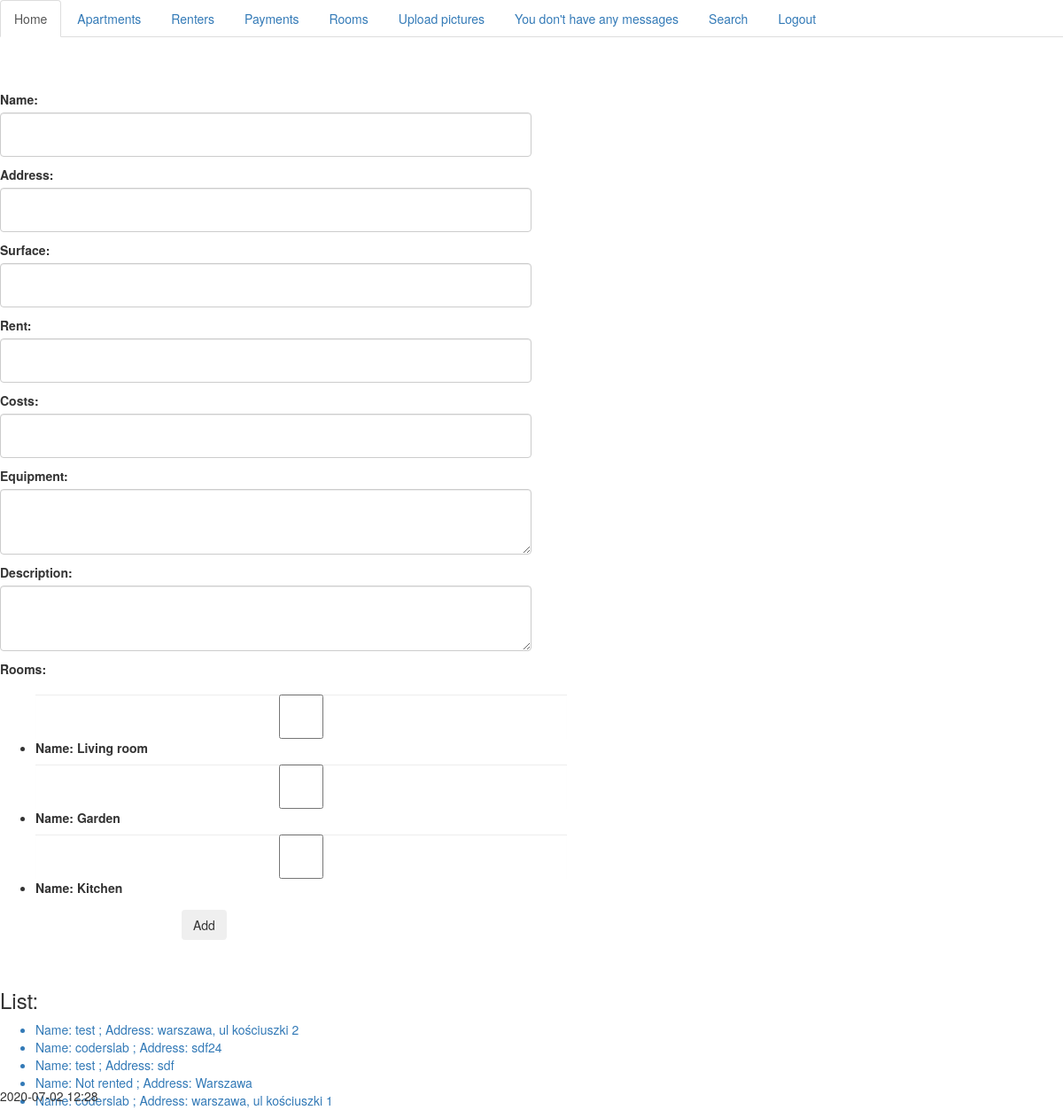
Before: /apartments/ (signed in) with the older database file.
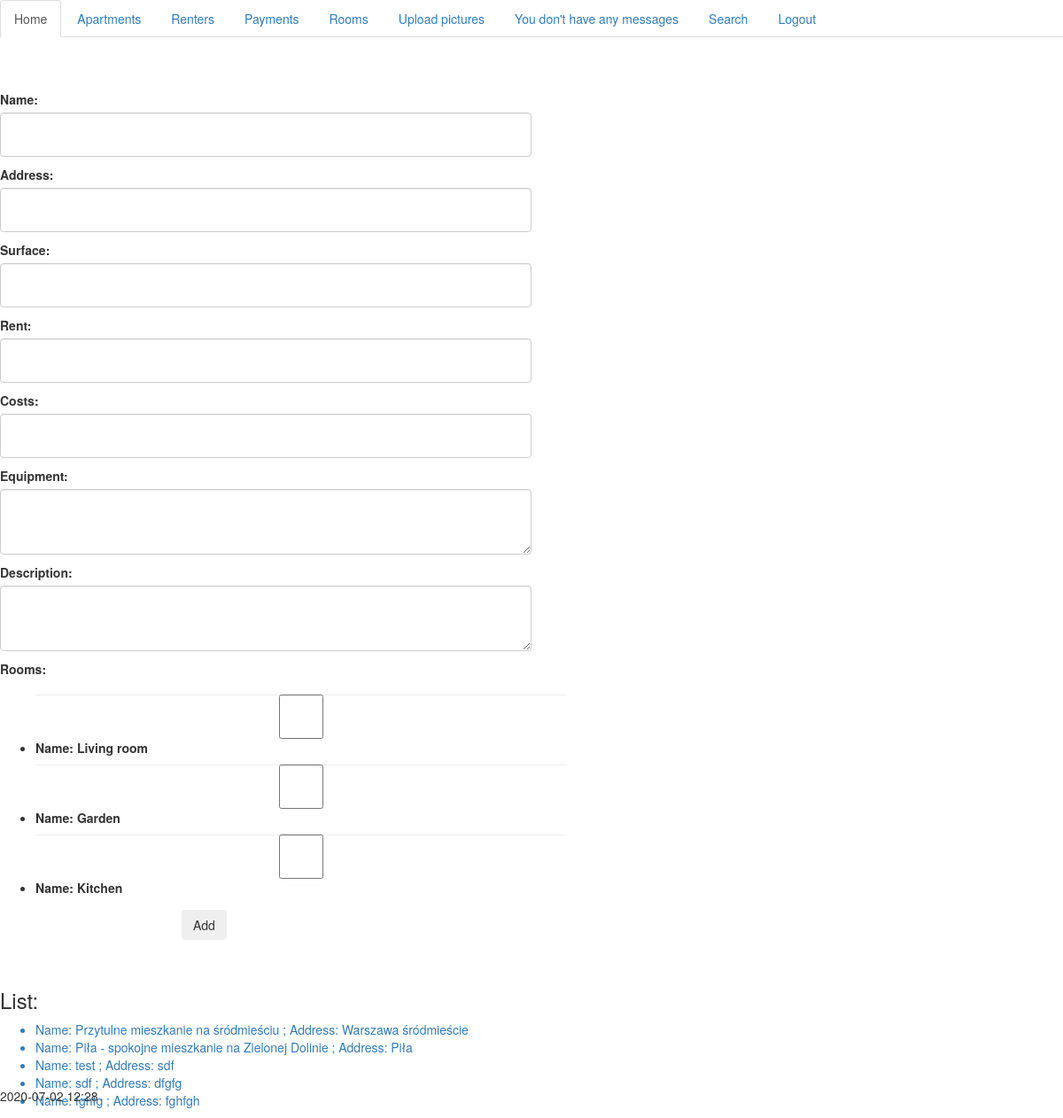
After: the same page with the newer database file.
### handling/models.py (models this page shows, shortened)
class Apartments(models.Model):
    name = models.CharField(max_length=250)
    address = models.CharField(max_length=250)
    surface = models.DecimalField(max_digits=8, decimal_places=3)
    rent = models.IntegerField(null=True)
    costs = models.IntegerField(null=True)
    rooms = models.ManyToManyField(ApartmentsRooms)
    equipment = models.TextField()
    description = models.TextField()
    def __str__(self):
        return f'Name: {self.name} ; Address: {self.address}'
    def get_detail_url(self):
        return f'/apartments/{self.id}/'

### handling/views.py (the view, shortened to what this page needs)
# urls.py: path('apartments/', views.CreateApartmentsView.as_view(), name='apartments'),
class CreateApartmentsView(LoginRequiredMixin,View):
    def get(self,request):
        form = ApartmentsForm
        return render(request,'obj_list.html',{'form':form,'objects':Apartments.objects.all()})

### handling/extra_context.py (called while the page is built)
def get_messages(request):
    if Messages.objects.all():
        return {'mess':'You have messages'}
    else:
        return {'mess': "You don't have any messages"}

### handling/models.py (called while the page is built)
    def __str__(self):
        return f'Name: {self.name}'

### normalview/extra_context.py (called while the page is built)
def show_time(request):
    now = datetime.now()
    two_hours_timezone = datetime.now() + timedelta(hours=2)
    hour = '{:%H:%M}'.format(two_hours_timezone)
    return {'now':now.strftime("%Y-%m-%d"),'hour':hour}

### handling/templates/obj_list.html (shortened to what this page needs)
{% extends 'base.html' %}
{% block content %}
{{ komunikat }}<br><br><br>
<div class="form-group">
<form class="form-horizontal" method="POST" >
    {{ form.as_p }}
    <div class="form-group">
      <div class="col-sm-offset-2 col-sm-10">
        <button type="submit" class="btn btn-default">Add</button>
      </div>
    </div>
</form>
</div>
<br>
{% if objects %}
<h3>List:</h3>
<ul>
{% for object in objects %}
    <a href="{{ object.get_detail_url }}"> <li class="{{ class }}"> {{ object }}</li></a>
{% endfor %}
</ul>
{% endif %}
{% endblock %}

Changed rows visible on the page:
removed Apartments: name+address "Name: test ; Address: warszawa, ul kościuszki 2"
removed Apartments: name+address "Name: coderslab ; Address: sdf24"
removed Apartments: name+address "Name: Not rented ; Address: Warszawa"
removed Apartments: name+address "Name: coderslab ; Address: warszawa, ul kościuszki 1"
added Apartments: name+address "Name: Przytulne mieszkanie na śródmieściu ; Address: Warszawa śródmieście"
added Apartments: name+address "Name: Piła - spokojne mieszkanie na Zielonej Dolinie ; Address: Piła"
added Apartments: name+address "Name: sdf ; Address: dfgfg"
added Apartments: name+address "Name: fghfg ; Address: fghfgh"
